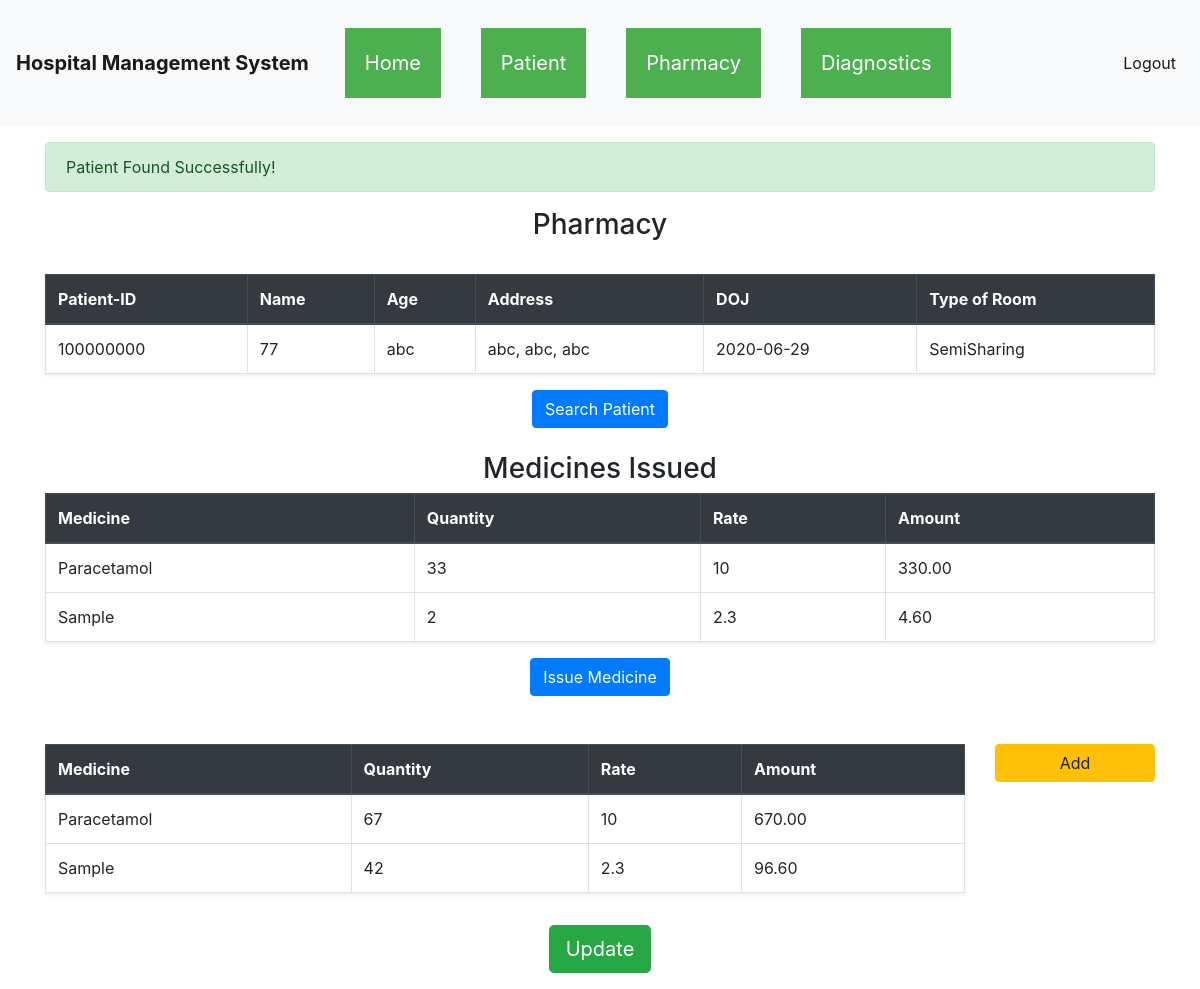
Screenshot of /issue_medicines?pid=100000000 (signed in) with the database file from the repository.
### hospital_management_system/models.py (models this page shows)
class Patient(db.Model):
    __table_args__ = {'sqlite_autoincrement': True}
    id = db.Column(db.Integer, primary_key=True)
    ssid = db.Column(db.String(250), unique=True, nullable=False)
    name = db.Column(db.String(80), nullable=False)
    age = db.Column(db.Integer, nullable=False)
    date_of_admission = db.Column(db.Date, nullable=False)
    type_of_bed = db.Column(db.String(80), nullable=False)
    address = db.Column(db.String(250), nullable=False)
    city = db.Column(db.String(250), nullable=False)
    state = db.Column(db.String(250), nullable=False)
    status = db.Column(db.String(100), nullable=False)

class Medicines(db.Model):
    __table_args__ = {'sqlite_autoincrement': True}
    id = db.Column(db.Integer, primary_key=True)
    name = db.Column(db.String(80), nullable=False)
    quantity_available = db.Column(db.Integer, nullable=False)
    rate = db.Column(db.Integer, nullable=False)

class MedicinesIssued(db.Model):
    med_id = db.Column(db.Integer, primary_key=True)
    p_id = db.Column(db.Integer, nullable=False)
    quantity = db.Column(db.Integer, nullable=False)

### hospital_management_system/routes.py (the view, shortened to what this page needs)
@app.route("/issue_medicines", methods=["GET","POST"])
def issue_medicines():
    if not session.get("username"):
        return redirect("/login")
    meds = Medicines.query.all()
    if "pid" in request.args.keys():
        p_id = request.args.get("pid")
        patient = Patient.query.filter_by(id=p_id).first()
        if patient:
            med_is = MedicinesIssued.query.filter_by(p_id=p_id)
            flash("Patient Found Successfully!")
        else:
            patient = ["id", "name", "age", "address", "doj", "type of room"]
            flash("Patient With this Id not found!!")
    else:
        patient = ["id", "name", "age", "address", "doj", "type of room"]
    return render_template("issueMedicines.html", meds=meds, patient=patient, med_is=med_is)

### hospital_management_system/templates/issueMedicines.html (shortened to what this page needs)
{% extends 'base.html' %}
{% block body %}
    <div class="container">
        <div class="row">
            <div class="col-md-12">
                {% with messages = get_flashed_messages() %}
                {% if messages %}
                  {% for message in messages %}
                    {% if message == "Patient With this Id not found!!" %}
                        <div class="alert alert-danger mt-3">{{message}}</div>
                    {% else %}
                        <div class="alert alert-success mt-3">{{message}}</div>
                    {% endif %}
                {% endfor %}
                {% endif %}
              {% endwith %}
                    <h3 class="text-center mt-3"> Pharmacy </h3>
                    <br>
                    <table class="table table-bordered shadow-sm">
                        <thead class="thead-dark">
                            <tr>
                                <th>Patient-ID</th>
                                <th>Name</th>
                                <th>Age</th>
                                <th>Address</th>
                                <th>DOJ</th>
                                <th>Type of Room</th>
                            </tr>
                        </thead>
                        <tbody>
                                <tr>
                                    {% if patient.0 == 'id' %}
                                        <td class="text-muted">{{patient.0}}</td>
                                        <td class="text-muted">{{patient.1}}</td>
                                        <td class="text-muted">{{patient.2}}</td>
                                        <td class="text-muted">{{patient.3}}</td>
                                        <td class="text-muted">{{patient.4}}</td>
                                        <td class="text-muted">{{patient.5}}</td>
                                    {% else %}
                                        <td id="patient_id">{{patient.id}}</td>
                                        <td>{{patient.age}}</td>
                                        <td>{{patient.name}}</td>
                                        <td>{{patient.address}}, {{patient.city}}, {{patient.state}}</td>
                                        <td>{{patient.date_of_admission}}</td>
                                        <td>{{patient.type_of_bed}}</td>
                                    {% endif %}
                                </tr>
                        </tbody>
                        </table>
                        <div class="text-center">
                    <button type="button" class="btn btn-primary" data-toggle="modal" data-target="#patient">
                        Search Patient
                    </button>
                </div>
                    <h3 class="text-center">Medicines Issued</h3>
                    <table class="table table-bordered shadow-sm">
                        <thead class="thead-dark">
                            <tr>
                                <th>Medicine</th>
                                <th>Quantity</th>
                                <th>Rate</th>
                                <th>Amount</th>
                            </tr>
                        </thead>
                        <tbody>
                            {% for i in med_is %}
                                <tr>
                                    {% for j in meds %}
                                        {% if i.med_id == j.id %}
                                            <td>{{j.name}}</td>
                                            <td>{{i.quantity}}</td>
                                            <td>{{j.rate}}</td>
                                            <td>{{ '%0.2f' | format(j.rate * i.quantity|float)}}</td>
                                        {% endif %}
                                    {% endfor %}
                                </tr>
                            {% endfor %}
                        </tbody>
                        </table>
                        <div class="text-center">
                            <button type="button" class="btn btn-primary" data-toggle="modal" data-target="#issue">
                                Issue Medicine
                            </button>
                        </div>
                        <br>
                        <br>
                <div class="row">
                    <div class="col-md-10">
                        <table class="table table-bordered shadow-sm">
                            <thead class="thead-dark">
                                <tr>
                                    <th>Medicine</th>
                                    <th>Quantity</th>
                                    <th>Rate</th>
                                    <th>Amount</th>
                                </tr>
                            </thead>
                            <tbody>
                                {% for i in meds %}
                                    <tr>
                                        <td>{{i.name|title}}</td>
                                        <td>{{i.quantity_available}}</td>
                                        <td>{{i.rate}}</td>
                                        <td>{{ '%0.2f' | format(i.rate * i.quantity_available|float)}}</td>
                                    </tr>
                                {% endfor %}
                            </tbody>
                        </table>
                    </div>
                    <div class="col-md-2 align-middle">
                    <button type="button" class="btn btn-warning btn-block" data-toggle="modal" data-target="#add">
                        Add
                    </button>
                    </div>
                </div>
                    <div class="text-center my-3">
                        <form action="" method="POST">
                            <button type="submit" class="btn btn-success btn-lg" name="update">Update</button>
                        </form>
                    </div>
            </div>
        </div>
    </div>
{% endblock %}

### rows the page displays
Patient: id "100000000", age "77", name "abc", address "abc", city "abc", state "abc", date_of_admission "2020-06-29", type_of_bed "SemiSharing"
MedicinesIssued: quantity "33"
Medicines: name "Paracetamol", rate "10", j.rate*i.quantity|float "330.00", quantity_available "67", i.rate*i.quantity_available|float "670.00"
MedicinesIssued: quantity "2"
Medicines: name "Sample", rate "2.3", j.rate*i.quantity|float "4.60", quantity_available "42", i.rate*i.quantity_available|float "96.60"

### other values shown
{{ message }} "Patient Found Successfully!"
